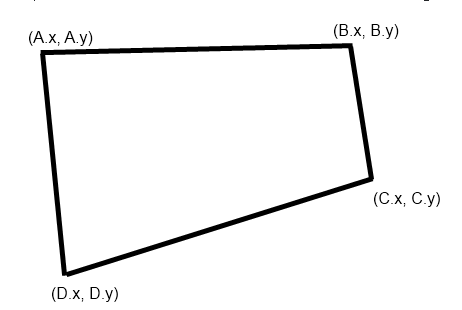
#> input picture images/pers.png, 462 x 310 px
$ python projection.py
#> lines starting #> are read from the running program, lines starting #| are printed output that depends on the picture
import cv2
import numpy as np

image = cv2.imread("../images/pers.png")
#> image is the input picture: shape (310, 462, 3); mean B, G, R 245, 245, 245
#image = cv2.resize(image,(500,500))

pts1 = np.float32([[41,50],[350,43],[374,178],[64,274]])
pts2 = np.float32([[0,0],[462,0],[0,310],[462,310]])
matrix = cv2.getPerspectiveTransform(pts1,pts2)
final = cv2.warpPerspective(image,matrix,(462,310))
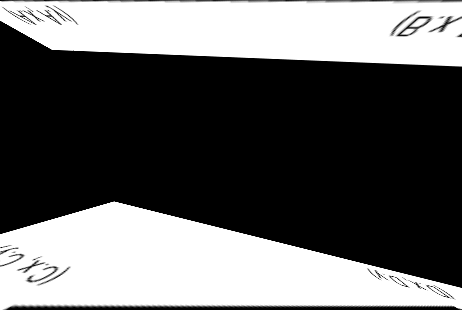
#> final: shape (310, 462, 3); mean B, G, R 99.4, 99.4, 99.4
cv2.imshow("Outup",final)
cv2.imshow("Input",image)
cv2.waitKey(0)
